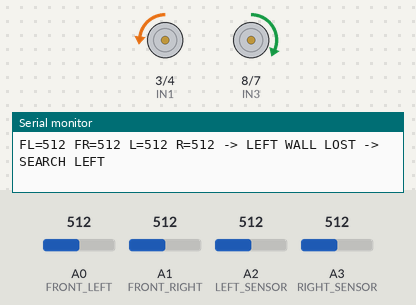
Bench run of a sketch on a simulated Arduino Uno, built with avr-gcc and run on an emulated ATmega328P. Parts: motor-driver pin pairs drawn as motors (green arrow = first pin HIGH = forward, orange = second pin HIGH = backward, longer = more drive, scaled by the enable pin), the last lines printed to the serial monitor. Inputs (shaded band) come from the test bench; at power-on: A2 (LEFT_SENSOR) = 512, A0 (FRONT_LEFT) = 512, A1 (FRONT_RIGHT) = 512, A3 (RIGHT_SENSOR) = 512.

Above: at 4.3 s.
4.4 s: A2 (LEFT_SENSOR) set to 312
7.4 s: A2 (LEFT_SENSOR) set to 287
At 8.1 s:
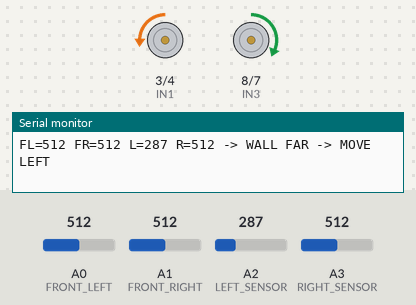
9.3 s: A2 (LEFT_SENSOR) set to 30
At 10.5 s:
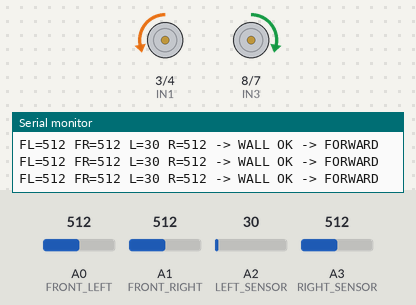
10.8 s: A0 (FRONT_LEFT) set to 107
13.8 s: A0 (FRONT_LEFT) set to 92
16.8 s: A1 (FRONT_RIGHT) set to 318
19.8 s: A1 (FRONT_RIGHT) set to 292
At 20.0 s:
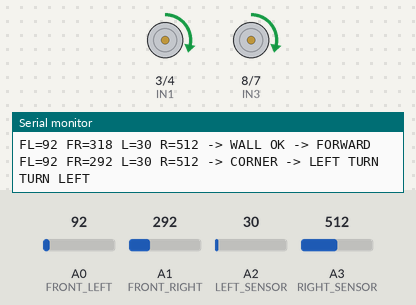
At 20.61 s:
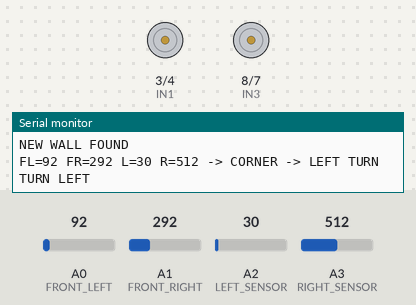
Timing chart, 0 to 23.8 s (numbered marks = the images above; inputs shaded):
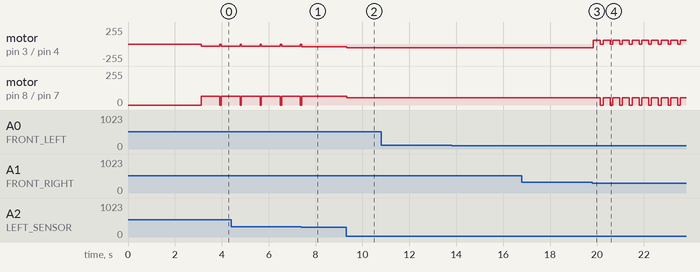

Measured:
- the behaviour switches between 301 and 300 on A2 (LEFT_SENSOR) (found by bisection; images 0 and 1)
- the behaviour switches between 300 and 299 on A1 (FRONT_RIGHT) (found by bisection; images 2 and 3)
- after the input at 7.4 s, motor on pin 8 (IN3) / pin 7 (IN4): goes on until 7.4 s, then stays forward 65/255
- after the input at 9.3 s, motor on pin 3 (IN1) / pin 4 (IN2): backward 40/255 → backward 55/255 at once; motor on pin 8 (IN3) / pin 7 (IN4): forward 65/255 → forward 55/255 at once
- after the input at 19.8 s, motor on pin 3 (IN1) / pin 4 (IN2): alternates forward 55/255 for 0.30 s and stopped for 0.11 s, starting after 0.05 s; motor on pin 8 (IN3) / pin 7 (IN4): alternates forward 55/255 for 0.30 s and stopped for 0.11 s, starting after 0.35 s

The sketch:

sketch_jun15a.ino
```cpp
// ============================================================
// CAR4 - OUTSIDE SQUARE WALL FOLLOWER
// LEFT WALL FOLLOWING
// Arduino UNO
//
// CAR IS OUTSIDE THE SQUARE
// WALL IS ON THE LEFT SIDE
//
// Sensors:
// A0 = Front Left
// A1 = Front Right
// A2 = Left
// A3 = Right
//
// Wall = LOW value (~0-15)
// Clear = HIGH value (~620)
// ============================================================


// ============================================================
// MOTOR PINS
// ============================================================

#define IN1 3
#define IN2 4
#define ENA 5

#define IN3 8
#define IN4 7
#define ENB 6


// ============================================================
// SENSOR PINS
// ============================================================

#define FRONT_LEFT  A0
#define FRONT_RIGHT A1
#define LEFT_SENSOR A2
#define RIGHT_SENSOR A3


// ============================================================
// SENSOR THRESHOLD
// ============================================================

#define WALL_THRESHOLD 300


// ============================================================
// MOTOR SPEED
// ============================================================

#define BASE_SPEED 55

// Motor compensation
#define LEFT_BASE_SPEED  55
#define RIGHT_BASE_SPEED 55


// ============================================================
// WALL FOLLOWING CORRECTION
// ============================================================
//
// Because your IR sensors give approximately:
//
// Very close wall = 0-10
// Far/clear       = 620
//
// We use three zones instead of trying to calculate
// an exact distance.
//
// ------------------------------------------------------------
//
// LEFT sensor LOW:
// Car is close to wall
// -> move RIGHT
//
// LEFT sensor HIGH:
// Car is far from wall
// -> move LEFT
//
// ============================================================

#define VERY_CLOSE  8
#define WALL_NEAR   80
#define WALL_FAR    300


// ============================================================
// CORRECTION SPEEDS
// ============================================================

#define CORRECT_FAST 65
#define CORRECT_SLOW 40


// ============================================================
// TURN SPEED
// ============================================================

#define TURN_SPEED 55


// ============================================================
// TURN PARAMETERS
// ============================================================

#define MIN_TURN_TIME 300
#define MAX_TURN_TIME 1000


// ============================================================
// SENSOR VARIABLES
// ============================================================

int FL;
int FR;
int L;
int R;


// ============================================================
// SETUP
// ============================================================

void setup()
{
  Serial.begin(9600);

  // ----------------------------------------------------------
  // MOTOR PINS
  // ----------------------------------------------------------

  pinMode(IN1, OUTPUT);
  pinMode(IN2, OUTPUT);
  pinMode(ENA, OUTPUT);

  pinMode(IN3, OUTPUT);
  pinMode(IN4, OUTPUT);
  pinMode(ENB, OUTPUT);


  stopMotors();

  Serial.println();
  Serial.println("========================================");
  Serial.println(" CAR4 OUTSIDE SQUARE WALL FOLLOWER");
  Serial.println("          LEFT WALL MODE");
  Serial.println("========================================");

  Serial.println();
  Serial.println("Starting in 3 seconds...");

  delay(3000);

  Serial.println("START");
}


// ============================================================
// MAIN LOOP
// ============================================================

void loop()
{
  readSensors();


  // ==========================================================
  // FRONT WALL DETECTION
  // ==========================================================

  bool frontLeftBlocked =
      FL < WALL_THRESHOLD;

  bool frontRightBlocked =
      FR < WALL_THRESHOLD;

  bool frontBlocked =
      frontLeftBlocked && frontRightBlocked;


  // ==========================================================
  // LEFT WALL DETECTION
  // ==========================================================

  bool leftWall =
      L < WALL_THRESHOLD;


  // ==========================================================
  // PRINT VALUES
  // ==========================================================

  Serial.print("FL=");
  Serial.print(FL);

  Serial.print(" FR=");
  Serial.print(FR);

  Serial.print(" L=");
  Serial.print(L);

  Serial.print(" R=");
  Serial.print(R);

  Serial.print(" -> ");


  // ==========================================================
  // 1. FRONT BLOCKED
  // ==========================================================
  //
  // We have reached a corner.
  //
  // Since the square is on our LEFT side, turn LEFT.
  //
  // ==========================================================

  if (frontBlocked)
  {
    Serial.println("CORNER -> LEFT TURN");

    turnLeft();

    return;
  }


  // ==========================================================
  // 2. LEFT WALL COMPLETELY LOST
  // ==========================================================
  //
  // This means the car has reached an outside corner
  // or has moved too far away from the wall.
  //
  // Search toward LEFT.
  //
  // ==========================================================

  if (L > WALL_FAR)
  {
    Serial.println("LEFT WALL LOST -> SEARCH LEFT");

    searchLeft();

    return;
  }


  // ==========================================================
  // 3. CAR TOO CLOSE TO WALL
  // ==========================================================
  //
  // L is very low.
  //
  // Move slightly AWAY from wall.
  //
  // Left wheel faster
  // Right wheel slower
  //
  // This curves the car toward RIGHT.
  //
  // ==========================================================

  if (L < VERY_CLOSE)
  {
    Serial.println("TOO CLOSE -> MOVE RIGHT");

    steerRight();

    return;
  }


  // ==========================================================
  // 4. CAR NEAR WALL
  // ==========================================================
  //
  // Normal forward motion.
  //
  // ==========================================================

  if (L < WALL_NEAR)
  {
    Serial.println("WALL OK -> FORWARD");

    moveForward();

    return;
  }


  // ==========================================================
  // 5. WALL IS SOMEWHAT FAR
  // ==========================================================
  //
  // Curve gently toward LEFT.
  //
  // ==========================================================

  Serial.println("WALL FAR -> MOVE LEFT");

  steerLeft();
}


// ============================================================
// READ SENSORS
// ============================================================

void readSensors()
{
  FL = analogRead(FRONT_LEFT);
  FR = analogRead(FRONT_RIGHT);

  L = analogRead(LEFT_SENSOR);
  R = analogRead(RIGHT_SENSOR);
}


// ============================================================
// FORWARD
// ============================================================
//
// CONFIRMED FORWARD DIRECTION FROM YOUR MOTOR TEST
// ============================================================

void moveForward()
{
  // LEFT MOTOR
  digitalWrite(IN1, LOW);
  digitalWrite(IN2, HIGH);

  // RIGHT MOTOR
  digitalWrite(IN3, HIGH);
  digitalWrite(IN4, LOW);

  analogWrite(ENA, LEFT_BASE_SPEED);
  analogWrite(ENB, RIGHT_BASE_SPEED);

  delay(20);
}


// ============================================================
// STEER RIGHT
// ============================================================
//
// Wall is too close.
//
// Increase left speed.
// Decrease right speed.
//
// Car curves RIGHT away from wall.
// ============================================================

void steerRight()
{
  // LEFT MOTOR
  digitalWrite(IN1, LOW);
  digitalWrite(IN2, HIGH);

  // RIGHT MOTOR
  digitalWrite(IN3, HIGH);
  digitalWrite(IN4, LOW);

  analogWrite(ENA, CORRECT_FAST);
  analogWrite(ENB, CORRECT_SLOW);

  delay(25);
}


// ============================================================
// STEER LEFT
// ============================================================
//
// Wall is too far.
//
// Decrease left speed.
// Increase right speed.
//
// Car curves LEFT toward wall.
// ============================================================

void steerLeft()
{
  // LEFT MOTOR
  digitalWrite(IN1, LOW);
  digitalWrite(IN2, HIGH);

  // RIGHT MOTOR
  digitalWrite(IN3, HIGH);
  digitalWrite(IN4, LOW);

  analogWrite(ENA, CORRECT_SLOW);
  analogWrite(ENB, CORRECT_FAST);

  delay(25);
}


// ============================================================
// SEARCH LEFT
// ============================================================
//
// Left wall disappeared.
//
// Slowly curve LEFT until the sensor detects the wall again.
// ============================================================

void searchLeft()
{
  unsigned long startTime = millis();

  while (true)
  {
    readSensors();

    // LEFT MOTOR SLOW
    digitalWrite(IN1, LOW);
    digitalWrite(IN2, HIGH);

    // RIGHT MOTOR FAST
    digitalWrite(IN3, HIGH);
    digitalWrite(IN4, LOW);

    analogWrite(ENA, 35);
    analogWrite(ENB, 65);


    // --------------------------------------------------------
    // WALL FOUND
    // --------------------------------------------------------

    if (L < WALL_THRESHOLD)
    {
      stopMotors();

      delay(80);

      Serial.println("LEFT WALL FOUND");

      return;
    }


    // --------------------------------------------------------
    // SAFETY TIMEOUT
    // --------------------------------------------------------

    if (millis() - startTime > 800)
    {
      stopMotors();

      delay(50);

      return;
    }

    delay(10);
  }
}


// ============================================================
// LEFT TURN
// ============================================================
//
// Turn around an outside corner.
//
// LEFT wheel = reverse
// RIGHT wheel = forward
// ============================================================

void turnLeft()
{
  Serial.println("TURN LEFT");


  unsigned long startTime = millis();


  while (true)
  {
    // --------------------------------------------------------
    // LEFT MOTOR REVERSE
    // --------------------------------------------------------

    digitalWrite(IN1, HIGH);
    digitalWrite(IN2, LOW);


    // --------------------------------------------------------
    // RIGHT MOTOR FORWARD
    // --------------------------------------------------------

    digitalWrite(IN3, HIGH);
    digitalWrite(IN4, LOW);


    analogWrite(ENA, TURN_SPEED);
    analogWrite(ENB, TURN_SPEED);


    // --------------------------------------------------------
    // Wait minimum turning time
    // --------------------------------------------------------

    if (millis() - startTime > MIN_TURN_TIME)
    {
      readSensors();


      // New wall detected on left
      if (L < WALL_THRESHOLD)
      {
        stopMotors();

        delay(100);

        Serial.println("NEW WALL FOUND");

        return;
      }
    }


    // --------------------------------------------------------
    // SAFETY
    // --------------------------------------------------------

    if (millis() - startTime > MAX_TURN_TIME)
    {
      stopMotors();

      delay(100);

      return;
    }

    delay(10);
  }
}


// ============================================================
// STOP
// ============================================================

void stopMotors()
{
  analogWrite(ENA, 0);
  analogWrite(ENB, 0);

  digitalWrite(IN1, LOW);
  digitalWrite(IN2, LOW);

  digitalWrite(IN3, LOW);
  digitalWrite(IN4, LOW);
}
```
